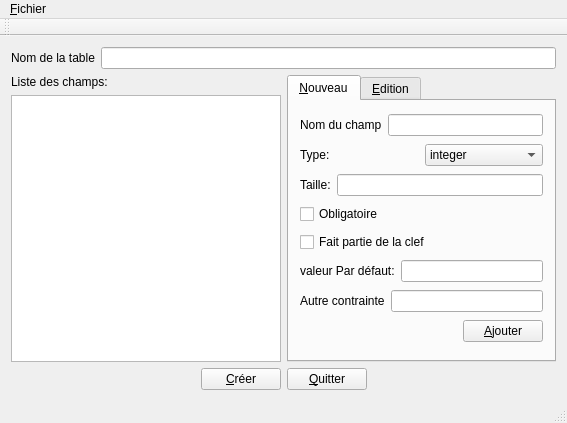
<?xml version="1.0" encoding="UTF-8"?>
<ui version="4.0">
 <class>MainWindowClass</class>
 <widget class="QMainWindow" name="MainWindowClass">
  <property name="geometry">
   <rect>
    <x>0</x>
    <y>0</y>
    <width>567</width>
    <height>423</height>
   </rect>
  </property>
  <property name="windowTitle">
   <string>MainWindow</string>
  </property>
  <widget class="QWidget" name="centralWidget">
   <layout class="QVBoxLayout" name="verticalLayout_4">
    <item>
     <layout class="QHBoxLayout" name="horizontalLayout">
      <item>
       <widget class="QLabel" name="label">
        <property name="text">
         <string>Nom de la table</string>
        </property>
       </widget>
      </item>
      <item>
       <widget class="QLineEdit" name="lineEditTableName"/>
      </item>
     </layout>
    </item>
    <item>
     <layout class="QHBoxLayout" name="horizontalLayout_14">
      <item>
       <layout class="QVBoxLayout" name="verticalLayout_3">
        <item>
         <widget class="QLabel" name="label_2">
          <property name="text">
           <string>Liste des champs:</string>
          </property>
         </widget>
        </item>
        <item>
         <widget class="QListWidget" name="listWidgetChamps"/>
        </item>
       </layout>
      </item>
      <item>
       <widget class="QTabWidget" name="tabWidget">
        <property name="currentIndex">
         <number>0</number>
        </property>
        <widget class="QWidget" name="tab">
         <attribute name="title">
          <string>&amp;Nouveau</string>
         </attribute>
         <layout class="QVBoxLayout" name="verticalLayout">
          <item>
           <layout class="QHBoxLayout" name="horizontalLayout_2">
            <item>
             <widget class="QLabel" name="label_3">
              <property name="text">
               <string>Nom du champ</string>
              </property>
             </widget>
            </item>
            <item>
             <widget class="QLineEdit" name="lineEditNouveauFieldName"/>
            </item>
           </layout>
          </item>
          <item>
           <layout class="QHBoxLayout" name="horizontalLayout_3">
            <item>
             <widget class="QLabel" name="label_4">
              <property name="text">
               <string>Type:</string>
              </property>
             </widget>
            </item>
            <item>
             <widget class="QComboBox" name="comboBoxNouveauFieldType">
              <item>
               <property name="text">
                <string>integer</string>
               </property>
              </item>
              <item>
               <property name="text">
                <string>float</string>
               </property>
              </item>
              <item>
               <property name="text">
                <string>date</string>
               </property>
              </item>
              <item>
               <property name="text">
                <string>datetime</string>
               </property>
              </item>
              <item>
               <property name="text">
                <string>boolean</string>
               </property>
              </item>
              <item>
               <property name="text">
                <string>varchar</string>
               </property>
              </item>
             </widget>
            </item>
           </layout>
          </item>
          <item>
           <layout class="QHBoxLayout" name="horizontalLayout_4">
            <item>
             <widget class="QLabel" name="label_7">
              <property name="text">
               <string>Taille:</string>
              </property>
             </widget>
            </item>
            <item>
             <widget class="QLineEdit" name="lineEditNewTaille"/>
            </item>
           </layout>
          </item>
          <item>
           <widget class="QCheckBox" name="checkBoxNouveauObligatoire">
            <property name="text">
             <string>Obligatoire</string>
            </property>
           </widget>
          </item>
          <item>
           <widget class="QCheckBox" name="checkBoxNouveauPrimaryKey">
            <property name="text">
             <string>Fait partie de la clef</string>
            </property>
           </widget>
          </item>
          <item>
           <layout class="QHBoxLayout" name="horizontalLayout_7">
            <item>
             <widget class="QLabel" name="label_8">
              <property name="text">
               <string>valeur Par défaut:</string>
              </property>
             </widget>
            </item>
            <item>
             <widget class="QLineEdit" name="lineEditNouveauDefaultValue"/>
            </item>
           </layout>
          </item>
          <item>
           <layout class="QHBoxLayout" name="horizontalLayout_8">
            <item>
             <widget class="QLabel" name="label_9">
              <property name="text">
               <string>Autre contrainte</string>
              </property>
             </widget>
            </item>
            <item>
             <widget class="QLineEdit" name="lineEditNouveauCheck"/>
            </item>
           </layout>
          </item>
          <item>
           <layout class="QHBoxLayout" name="horizontalLayout_9">
            <item>
             <spacer name="horizontalSpacer">
              <property name="orientation">
               <enum>Qt::Horizontal</enum>
              </property>
              <property name="sizeHint" stdset="0">
               <size>
                <width>40</width>
                <height>20</height>
               </size>
              </property>
             </spacer>
            </item>
            <item>
             <widget class="QPushButton" name="pushButtonAjouter">
              <property name="text">
               <string>&amp;Ajouter</string>
              </property>
             </widget>
            </item>
           </layout>
          </item>
         </layout>
        </widget>
        <widget class="QWidget" name="tab_2">
         <attribute name="title">
          <string>&amp;Edition</string>
         </attribute>
         <layout class="QVBoxLayout" name="verticalLayout_2">
          <item>
           <layout class="QHBoxLayout" name="horizontalLayout_5">
            <item>
             <widget class="QLabel" name="label_6">
              <property name="text">
               <string>Nom du champ</string>
              </property>
             </widget>
            </item>
            <item>
             <widget class="QLineEdit" name="lineEditEditFieldName"/>
            </item>
           </layout>
          </item>
          <item>
           <layout class="QHBoxLayout" name="horizontalLayout_6">
            <item>
             <widget class="QLabel" name="label_5">
              <property name="text">
               <string>Type:</string>
              </property>
             </widget>
            </item>
            <item>
             <widget class="QComboBox" name="comboBoxEditFieldType">
              <item>
               <property name="text">
                <string>integer</string>
               </property>
              </item>
              <item>
               <property name="text">
                <string>float</string>
               </property>
              </item>
              <item>
               <property name="text">
                <string>date</string>
               </property>
              </item>
              <item>
               <property name="text">
                <string>datetime</string>
               </property>
              </item>
              <item>
               <property name="text">
                <string>boolean</string>
               </property>
              </item>
              <item>
               <property name="text">
                <string>varchar</string>
               </property>
              </item>
             </widget>
            </item>
           </layout>
          </item>
          <item>
           <layout class="QHBoxLayout" name="horizontalLayout_12">
            <item>
             <widget class="QLabel" name="label_12">
              <property name="text">
               <string>Taille:</string>
              </property>
             </widget>
            </item>
            <item>
             <widget class="QLineEdit" name="lineEditEditTaille"/>
            </item>
           </layout>
          </item>
          <item>
           <widget class="QCheckBox" name="checkBoxEditObligatoire">
            <property name="text">
             <string>Obligatoire</string>
            </property>
           </widget>
          </item>
          <item>
           <widget class="QCheckBox" name="checkBoxEditPrimaryKey">
            <property name="text">
             <string>Fait partie de la clef</string>
            </property>
           </widget>
          </item>
          <item>
           <layout class="QHBoxLayout" name="horizontalLayout_10">
            <item>
             <widget class="QLabel" name="label_10">
              <property name="text">
               <string>valeurPar défaut:</string>
              </property>
             </widget>
            </item>
            <item>
             <widget class="QLineEdit" name="lineEditEditDefault"/>
            </item>
           </layout>
          </item>
          <item>
           <layout class="QHBoxLayout" name="horizontalLayout_11">
            <item>
             <widget class="QLabel" name="label_11">
              <property name="text">
               <string>Autre contrainte</string>
              </property>
             </widget>
            </item>
            <item>
             <widget class="QLineEdit" name="lineEditEditCheck"/>
            </item>
           </layout>
          </item>
          <item>
           <layout class="QHBoxLayout" name="horizontalLayout_13">
            <item>
             <spacer name="horizontalSpacer_2">
              <property name="orientation">
               <enum>Qt::Horizontal</enum>
              </property>
              <property name="sizeHint" stdset="0">
               <size>
                <width>40</width>
                <height>20</height>
               </size>
              </property>
             </spacer>
            </item>
            <item>
             <widget class="QPushButton" name="pushButtonModifier">
              <property name="text">
               <string>&amp;Modifier</string>
              </property>
             </widget>
            </item>
           </layout>
          </item>
         </layout>
        </widget>
       </widget>
      </item>
     </layout>
    </item>
    <item>
     <layout class="QHBoxLayout" name="horizontalLayout_15">
      <item>
       <spacer name="horizontalSpacer_3">
        <property name="orientation">
         <enum>Qt::Horizontal</enum>
        </property>
        <property name="sizeHint" stdset="0">
         <size>
          <width>40</width>
          <height>20</height>
         </size>
        </property>
       </spacer>
      </item>
      <item>
       <widget class="QPushButton" name="pushButtonCreerTable">
        <property name="text">
         <string>&amp;Créer</string>
        </property>
       </widget>
      </item>
      <item>
       <widget class="QPushButton" name="pushButtonQuitter">
        <property name="text">
         <string>&amp;Quitter</string>
        </property>
       </widget>
      </item>
      <item>
       <spacer name="horizontalSpacer_4">
        <property name="orientation">
         <enum>Qt::Horizontal</enum>
        </property>
        <property name="sizeHint" stdset="0">
         <size>
          <width>40</width>
          <height>20</height>
         </size>
        </property>
       </spacer>
      </item>
     </layout>
    </item>
   </layout>
  </widget>
  <widget class="QMenuBar" name="menuBar">
   <property name="geometry">
    <rect>
     <x>0</x>
     <y>0</y>
     <width>567</width>
     <height>26</height>
    </rect>
   </property>
   <widget class="QMenu" name="menu_Fichier">
    <property name="title">
     <string>&amp;Fichier</string>
    </property>
    <addaction name="action_Quitter"/>
   </widget>
   <addaction name="menu_Fichier"/>
  </widget>
  <widget class="QToolBar" name="mainToolBar">
   <attribute name="toolBarArea">
    <enum>TopToolBarArea</enum>
   </attribute>
   <attribute name="toolBarBreak">
    <bool>false</bool>
   </attribute>
  </widget>
  <widget class="QStatusBar" name="statusBar"/>
  <action name="action_Quitter">
   <property name="text">
    <string>&amp;Quitter</string>
   </property>
  </action>
 </widget>
 <layoutdefault spacing="6" margin="11"/>
 <resources/>
 <connections/>
</ui>
